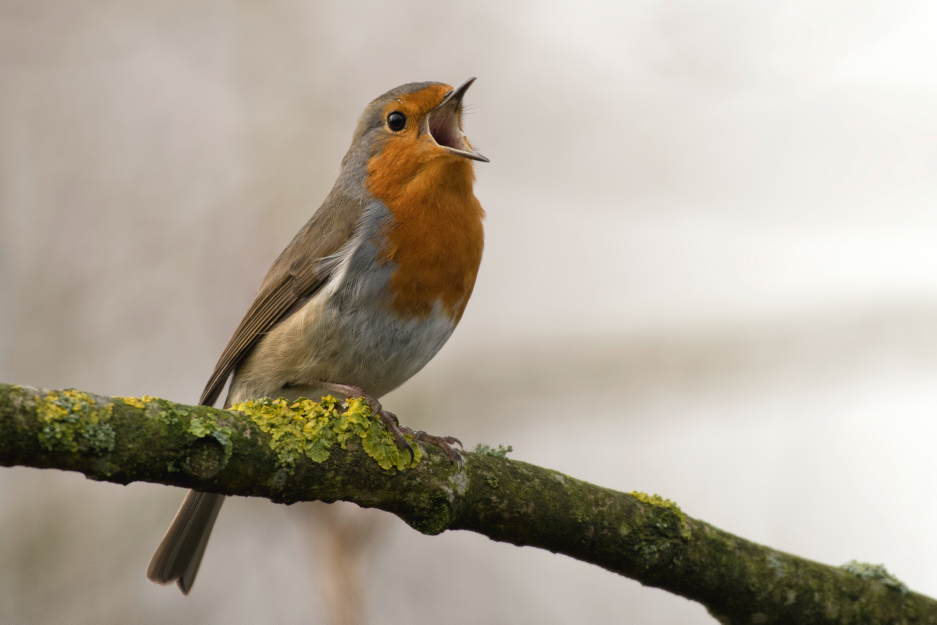
#> input picture OpenCv/Images/orange_bird.jpg, 3745 x 2497 px, found by its file name (shown at 1/4 size)
$ python spaces.py
#> lines starting #> are read from the running program, lines starting #| are printed output that depends on the picture
import cv2 as cv
import matplotlib.pyplot as plt

image = cv.imread('OpenCv\Images\orange_bird.jpg')
#> image is the input picture: shape (2497, 3745, 3); mean B, G, R 154.9, 168.9, 177.4
img = cv.resize(image, (500,333), interpolation=cv.INTER_CUBIC )
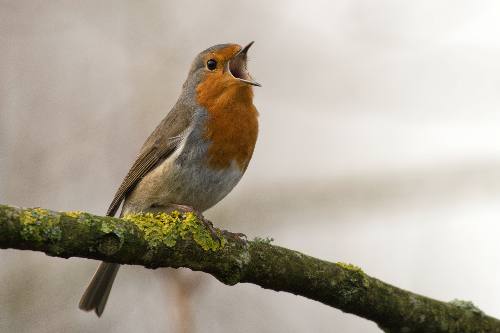
#> img: shape (333, 500, 3); mean B, G, R 154.9, 168.9, 177.3

cv.imshow("OG", img)

# BGR to RGB conversion
rbg = cv.cvtColor(img, cv.COLOR_BGR2RGB)
cv.imshow('RGB', rbg)

# BGR to Grayscale conversion
gray = cv.cvtColor(img, cv.COLOR_BGR2GRAY)
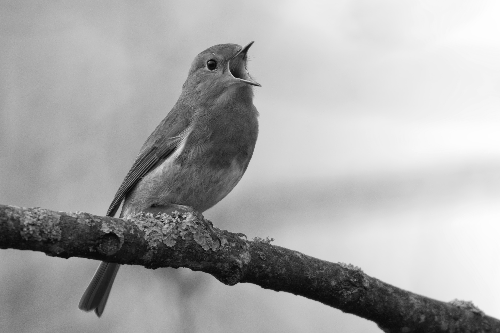
#> gray: shape (333, 500); min 9, max 254, mean 169.9
cv.imshow('Grayscale', gray)

# BGR to LAB
lab = cv.cvtColor(img, cv.COLOR_BGR2LAB)
#> lab: shape (333, 500, 3); mean of channels 0, 1, 2 175, 129, 136.8
cv.imshow('LAB', lab)

# BGR to HSV conversion
hsv = cv.cvtColor(img, cv.COLOR_BGR2HSV)
#> hsv: shape (333, 500, 3); mean H, S, V 19.4, 47.5, 177.5
cv.imshow('HSV', hsv)

# Reading image with Matplotlib
plt.imshow(img)
plt.show()

# Now correct image via RGB conversion
plt.imshow(rbg)
plt.show()

cv.waitKey(2200)
